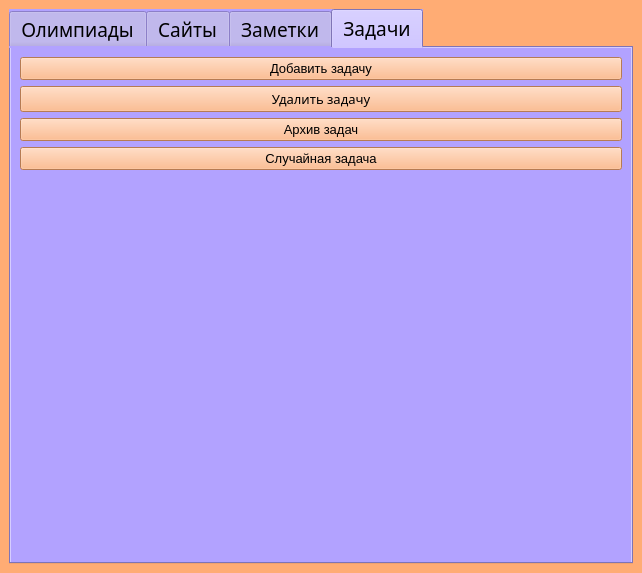
<?xml version="1.0" encoding="UTF-8"?>
<ui version="4.0">
 <class>MainWindow</class>
 <widget class="QMainWindow" name="MainWindow">
  <property name="geometry">
   <rect>
    <x>0</x>
    <y>0</y>
    <width>642</width>
    <height>573</height>
   </rect>
  </property>
  <property name="windowTitle">
   <string>OlymPhysics</string>
  </property>
  <property name="windowIcon">
   <iconset>
    <normalon>../images/windowImg.png</normalon>
   </iconset>
  </property>
  <property name="autoFillBackground">
   <bool>false</bool>
  </property>
  <property name="styleSheet">
   <string notr="true">background-color:rgb(255, 172, 116)
</string>
  </property>
  <property name="iconSize">
   <size>
    <width>24</width>
    <height>24</height>
   </size>
  </property>
  <widget class="QWidget" name="centralwidget">
   <layout class="QVBoxLayout" name="verticalLayout">
    <item>
     <widget class="QTabWidget" name="tabWidget">
      <property name="font">
       <font>
        <family>Candara</family>
        <pointsize>14</pointsize>
       </font>
      </property>
      <property name="autoFillBackground">
       <bool>false</bool>
      </property>
      <property name="styleSheet">
       <string notr="true">background-color: rgb(178, 162, 255)</string>
      </property>
      <property name="currentIndex">
       <number>3</number>
      </property>
      <widget class="QWidget" name="tab1">
       <attribute name="title">
        <string>Олимпиады</string>
       </attribute>
       <layout class="QGridLayout" name="gridLayout">
        <item row="3" column="1">
         <widget class="QPushButton" name="btnSearchOlymp">
          <property name="styleSheet">
           <string notr="true">background-color:rgb(255, 172, 116)</string>
          </property>
          <property name="text">
           <string>Найти</string>
          </property>
         </widget>
        </item>
        <item row="1" column="1">
         <widget class="QLabel" name="label_2">
          <property name="text">
           <string>&lt;html&gt;&lt;head/&gt;&lt;body&gt;&lt;p align=&quot;center&quot;&gt;&lt;span style=&quot; font-size:14pt;&quot;&gt;Введите название олимпиады:&lt;/span&gt;&lt;/p&gt;&lt;/body&gt;&lt;/html&gt;</string>
          </property>
         </widget>
        </item>
        <item row="3" column="2">
         <widget class="QPushButton" name="btnShowOlymp">
          <property name="styleSheet">
           <string notr="true">background-color:rgb(255, 172, 116)</string>
          </property>
          <property name="text">
           <string>Показать олимпиады</string>
          </property>
         </widget>
        </item>
        <item row="2" column="2">
         <widget class="QComboBox" name="comboBox"/>
        </item>
        <item row="1" column="2">
         <widget class="QLabel" name="label_3">
          <property name="text">
           <string>&lt;html&gt;&lt;head/&gt;&lt;body&gt;&lt;p align=&quot;center&quot;&gt;&lt;span style=&quot; font-size:10pt; font-weight:600;&quot;&gt;Введите этап тура:&lt;/span&gt;&lt;/p&gt;&lt;/body&gt;&lt;/html&gt;</string>
          </property>
         </widget>
        </item>
        <item row="4" column="1" colspan="2">
         <widget class="QTableWidget" name="tableWidget">
          <property name="styleSheet">
           <string notr="true"/>
          </property>
         </widget>
        </item>
        <item row="2" column="1">
         <widget class="QLineEdit" name="lineEdit"/>
        </item>
       </layout>
      </widget>
      <widget class="QWidget" name="tab3">
       <attribute name="title">
        <string>Сайты</string>
       </attribute>
       <layout class="QVBoxLayout" name="verticalLayout_3">
        <item>
         <layout class="QVBoxLayout" name="verticalLayout_2">
          <item>
           <widget class="QLabel" name="label">
            <property name="font">
             <font>
              <family>Candara</family>
              <pointsize>30</pointsize>
             </font>
            </property>
            <property name="styleSheet">
             <string notr="true">background-color:rgb(255, 172, 116)</string>
            </property>
            <property name="text">
             <string>Сайты</string>
            </property>
            <property name="alignment">
             <set>Qt::AlignCenter</set>
            </property>
           </widget>
          </item>
          <item>
           <widget class="QPushButton" name="btnAddSite">
            <property name="font">
             <font>
              <family>Candara</family>
              <pointsize>16</pointsize>
             </font>
            </property>
            <property name="styleSheet">
             <string notr="true">background-color:rgb(255, 172, 116)</string>
            </property>
            <property name="text">
             <string>Добавить сайт</string>
            </property>
           </widget>
          </item>
          <item>
           <widget class="QPushButton" name="btnDelSite">
            <property name="font">
             <font>
              <family>Candara</family>
              <pointsize>16</pointsize>
             </font>
            </property>
            <property name="styleSheet">
             <string notr="true">background-color:rgb(255, 172, 116)</string>
            </property>
            <property name="text">
             <string>Удалить сайт</string>
            </property>
           </widget>
          </item>
          <item>
           <widget class="Line" name="line">
            <property name="orientation">
             <enum>Qt::Horizontal</enum>
            </property>
           </widget>
          </item>
          <item>
           <widget class="QScrollArea" name="scrollArea">
            <property name="font">
             <font>
              <pointsize>8</pointsize>
             </font>
            </property>
            <property name="styleSheet">
             <string notr="true"/>
            </property>
            <property name="widgetResizable">
             <bool>true</bool>
            </property>
            <widget class="QWidget" name="scrollAreaWidgetContents">
             <property name="geometry">
              <rect>
               <x>0</x>
               <y>0</y>
               <width>596</width>
               <height>353</height>
              </rect>
             </property>
             <layout class="QVBoxLayout" name="verticalLayout_4"/>
            </widget>
           </widget>
          </item>
         </layout>
        </item>
       </layout>
      </widget>
      <widget class="QWidget" name="tab2">
       <attribute name="title">
        <string>Заметки</string>
       </attribute>
       <layout class="QGridLayout" name="gridLayout_2">
        <item row="3" column="0">
         <widget class="QPushButton" name="btnSaveNote">
          <property name="styleSheet">
           <string notr="true">background-color:rgb(255, 172, 116)</string>
          </property>
          <property name="text">
           <string>Добавить заметку</string>
          </property>
         </widget>
        </item>
        <item row="4" column="0" colspan="2">
         <widget class="QPushButton" name="btnShowNote">
          <property name="styleSheet">
           <string notr="true">background-color:rgb(255, 172, 116)</string>
          </property>
          <property name="text">
           <string>Отобразить заметки</string>
          </property>
         </widget>
        </item>
        <item row="1" column="0" colspan="2">
         <widget class="QLabel" name="label_4">
          <property name="font">
           <font>
            <pointsize>13</pointsize>
           </font>
          </property>
          <property name="text">
           <string>Введите текст:</string>
          </property>
         </widget>
        </item>
        <item row="2" column="0" colspan="2">
         <widget class="QLineEdit" name="lineNote"/>
        </item>
        <item row="3" column="1">
         <widget class="QPushButton" name="btnDeleteNote">
          <property name="styleSheet">
           <string notr="true">background-color:rgb(255, 172, 116)</string>
          </property>
          <property name="text">
           <string>Удалить заметку</string>
          </property>
         </widget>
        </item>
        <item row="0" column="0" colspan="2">
         <widget class="QTableWidget" name="tableWidget_2"/>
        </item>
       </layout>
      </widget>
      <widget class="QWidget" name="tab4">
       <attribute name="title">
        <string>Задачи</string>
       </attribute>
       <layout class="QVBoxLayout" name="verticalLayout_6">
        <item>
         <layout class="QVBoxLayout" name="verticalLayout_5">
          <item>
           <widget class="QPushButton" name="btnAddProblem">
            <property name="font">
             <font>
              <pointsize>10</pointsize>
             </font>
            </property>
            <property name="styleSheet">
             <string notr="true">background-color:rgb(255, 172, 116)</string>
            </property>
            <property name="text">
             <string>Добавить задачу</string>
            </property>
           </widget>
          </item>
          <item>
           <widget class="QPushButton" name="btnDelProblem">
            <property name="font">
             <font>
              <family>Candara</family>
              <pointsize>10</pointsize>
             </font>
            </property>
            <property name="styleSheet">
             <string notr="true">background-color:rgb(255, 172, 116)</string>
            </property>
            <property name="text">
             <string>Удалить задачу</string>
            </property>
           </widget>
          </item>
          <item>
           <widget class="QPushButton" name="btnMenuProblems">
            <property name="font">
             <font>
              <pointsize>10</pointsize>
             </font>
            </property>
            <property name="styleSheet">
             <string notr="true">background-color:rgb(255, 172, 116)</string>
            </property>
            <property name="text">
             <string>Архив задач</string>
            </property>
           </widget>
          </item>
          <item>
           <widget class="QPushButton" name="btnRandProblem">
            <property name="font">
             <font>
              <pointsize>10</pointsize>
             </font>
            </property>
            <property name="styleSheet">
             <string notr="true">background-color:rgb(255, 172, 116)</string>
            </property>
            <property name="text">
             <string>Случайная задача</string>
            </property>
           </widget>
          </item>
          <item>
           <widget class="QLabel" name="imgProblem">
            <property name="styleSheet">
             <string notr="true">background-image: url(images/bg1.jpg);</string>
            </property>
            <property name="text">
             <string/>
            </property>
           </widget>
          </item>
         </layout>
        </item>
       </layout>
      </widget>
     </widget>
    </item>
   </layout>
  </widget>
 </widget>
 <resources/>
 <connections/>
</ui>
